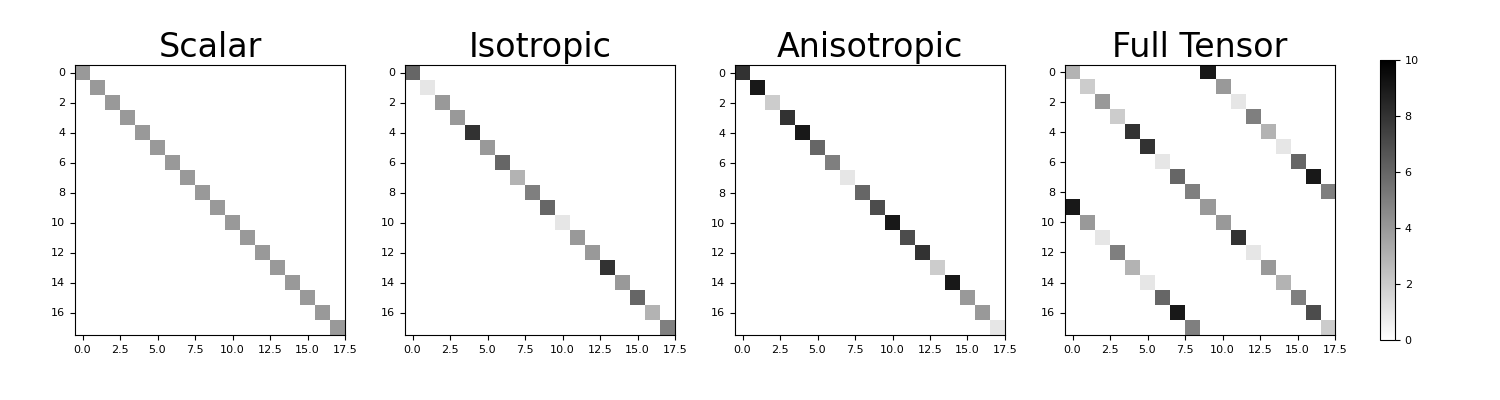

This figure's Python source:
# For the 4 classifications allowable (scalar, isotropic, anistropic and tensor),
# we construct and compare the property tensor on a small 2D mesh. For this
# example, note the following:

# - The dimensions for all property tensors are the same
# - All property tensors, except in the case of full anisotropy are diagonal
# sparse matrices
# - For the scalar case, the non-zero elements are equal
# - For the isotropic case, the non-zero elements repreat in order for the x, y
# (and z) components
# - For the anisotropic case (diagonal anisotropy), the non-zero elements do not
# repeat
# - For the tensor caes (full anisotropy), there are off-diagonal components

from discretize.utils import make_property_tensor
from discretize import TensorMesh
import numpy as np
import matplotlib.pyplot as plt
import matplotlib as mpl

# Define a 2D tensor mesh

h = [1., 1., 1.]
mesh = TensorMesh([h, h], origin='00')

# Define a physical property for all cases (2D)

sigma_scalar = 4.
sigma_isotropic = np.random.randint(1, 10, mesh.nC)
sigma_anisotropic = np.random.randint(1, 10, (mesh.nC, 2))
sigma_tensor = np.random.randint(1, 10, (mesh.nC, 3))

# Construct the property tensor in each case

M_scalar = make_property_tensor(mesh, sigma_scalar)
M_isotropic = make_property_tensor(mesh, sigma_isotropic)
M_anisotropic = make_property_tensor(mesh, sigma_anisotropic)
M_tensor = make_property_tensor(mesh, sigma_tensor)

# Plot the property tensors.

M_list = [M_scalar, M_isotropic, M_anisotropic, M_tensor]
case_list = ['Scalar', 'Isotropic', 'Anisotropic', 'Full Tensor']
ax1 = 4*[None]
fig = plt.figure(figsize=(15, 4))
for ii in range(0, 4):
    ax1[ii] = fig.add_axes([0.05+0.22*ii, 0.05, 0.18, 0.9])
    ax1[ii].imshow(
        M_list[ii].todense(), interpolation='none', cmap='binary', vmax=10.
    )
    ax1[ii].set_title(case_list[ii], fontsize=24)
ax2 = fig.add_axes([0.92, 0.15, 0.01, 0.7])
norm = mpl.colors.Normalize(vmin=0., vmax=10.)
cbar = mpl.colorbar.ColorbarBase(
    ax2, norm=norm, orientation="vertical", cmap=mpl.cm.binary
)
plt.show()
